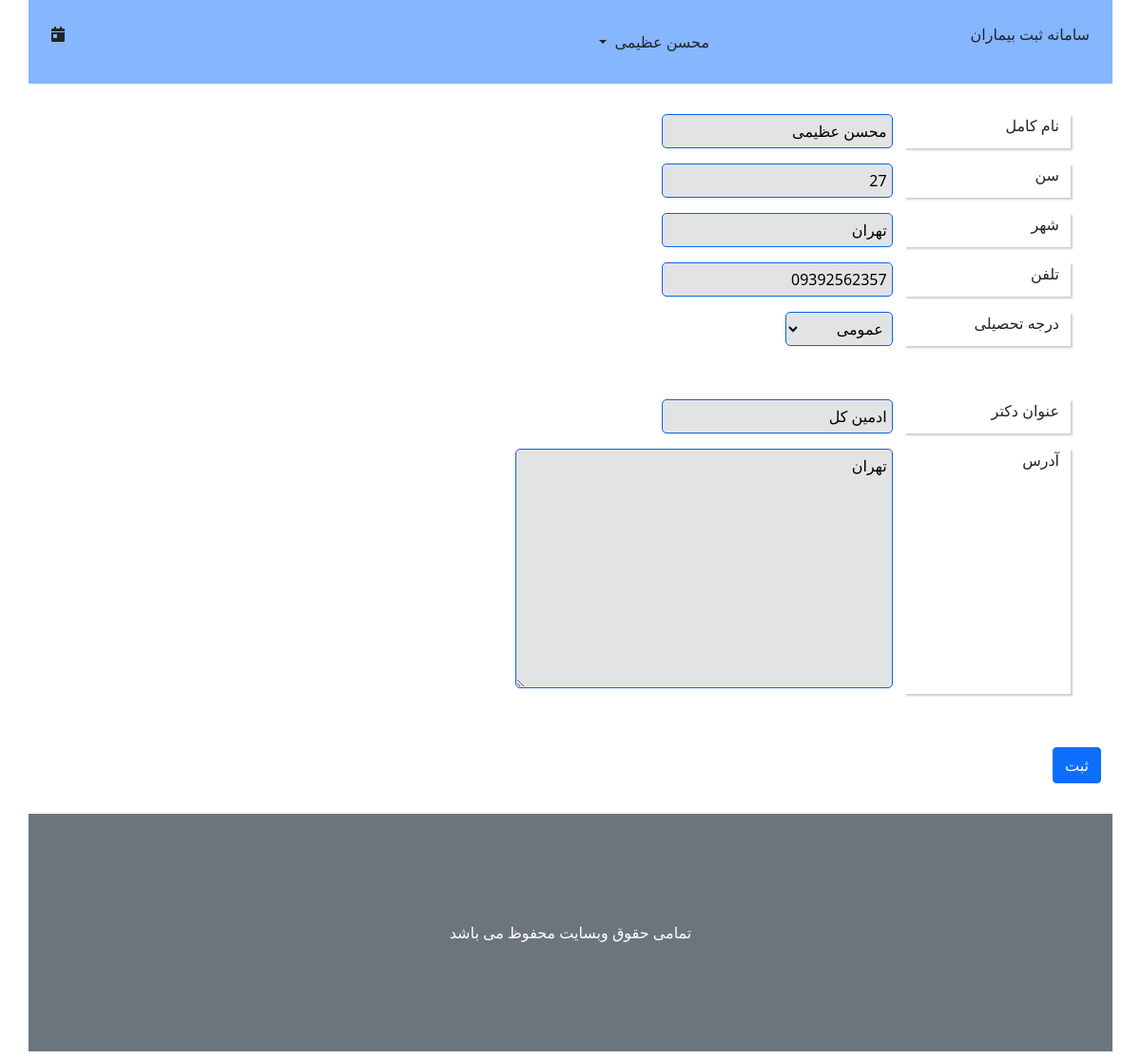
Before: /editDoctorInfo/ (signed in) with the older database file.
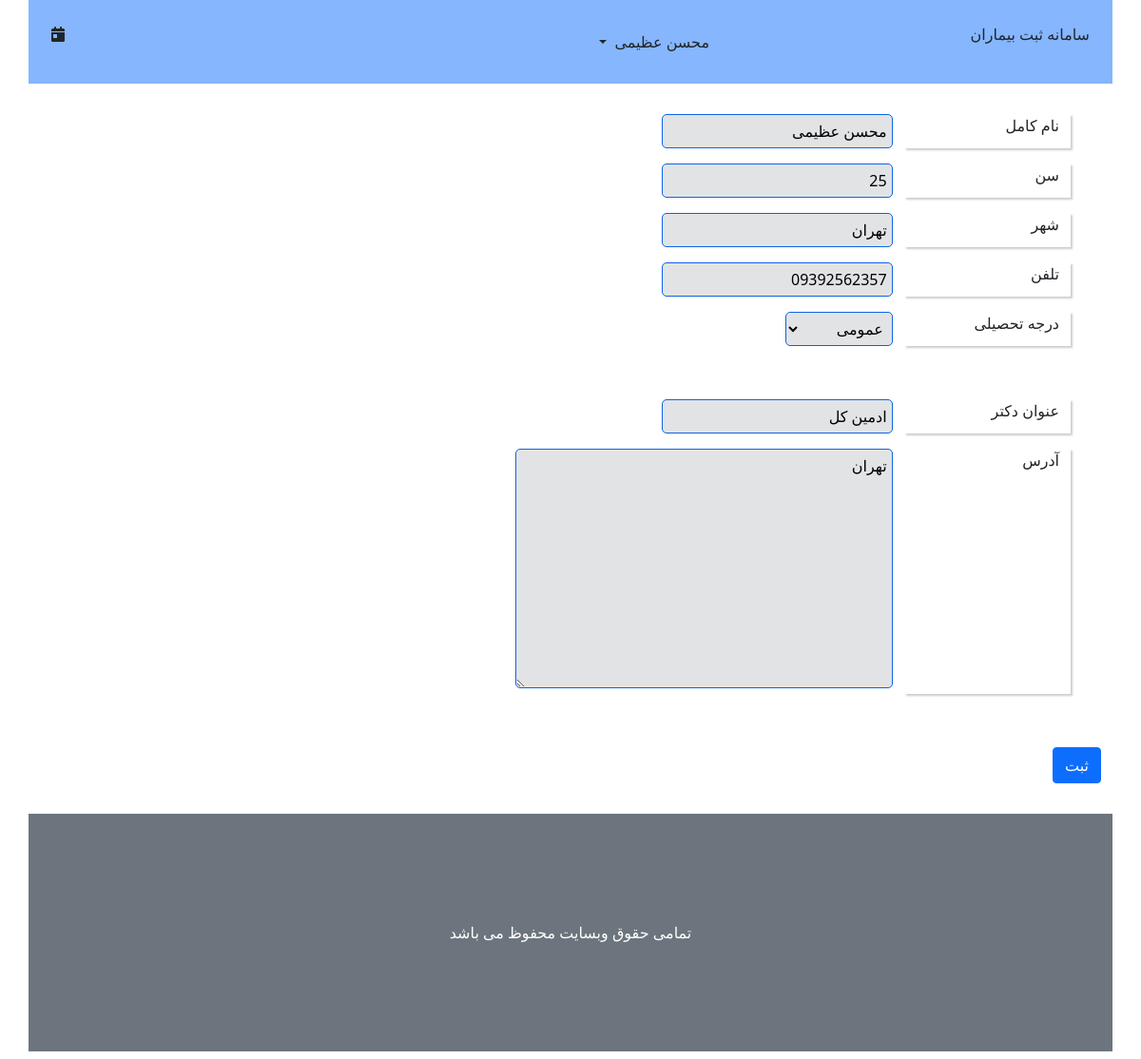
After: the same page with the newer database file.
### account/models.py (models this page shows, shortened)
class profile(models.Model):
    class Meta:
        verbose_name = 'ساخت حساب دکتر'
        verbose_name_plural = 'ساخت حساب دکتر'
    user = models.OneToOneField(User, on_delete=models.CASCADE, verbose_name='حساب کاربری', null=True)
    fullname = models.CharField('نام کامل', max_length=120, default='')
    age = models.IntegerField('سن', null=True)
    city = models.CharField('شهر', max_length=50, null=True)
    phone = models.CharField('تلفن', max_length=12, null=True)
    Secretary, Doctor, AdminSystem = 0, 1, 2
    role_list = [(Secretary, 'منشی (سطح 0)'), (Doctor, 'دکتر (سطح 1)'), (AdminSystem, 'ادمین سیستم (سطح 3)')]
    role = models.IntegerField(choices=role_list, null=True, default=0, blank=True)
    General, Specialist, SuperSpecialist = 0, 1, 2
    deg = [(General, 'عمومی'), (Specialist, 'تخصص'), (SuperSpecialist, 'فوق تخصص')]
    degree = models.IntegerField('درجه تحصیلی', choices=deg, null=True, blank=True)
    title = models.CharField('عنوان دکتر', null=True, max_length=50)
    address = models.TextField('آدرس', null=True)

### visit/views.py (the view)
# urls.py: path('editDoctorInfo/', edit_info, name='edit_info'),
@login_required
def edit_info(request):
    edit_doctor = EditDoctorInformation(request.POST or None, instance=request.user.profile)
    if request.method == 'POST':
        if edit_doctor.is_valid:
            edit_doctor.save(commit=True)
            return redirect('visit:main_page')
    context = {
        'edit_doctor': edit_doctor,
        'date': time_now
    }
    return render(request, 'visit/edit_info.html', context)

### visit/forms.py
class EditDoctorInformation(forms.ModelForm):
    class Meta:
        model = profile
        exclude = ['user', 'role']

### visit/templates/visit/edit_info.html (shortened to what this page needs)
{% extends "visit/_base.html" %}
{% block main %}
    <form action="" method="post">
        <div class="modal-body">
            <div class="">
                    {% include "visit/_form.html" with field=edit_doctor.fullname lbl_size=2 %}
                    {% include "visit/_form.html" with field=edit_doctor.age lbl_size=2 %}
                    {% include "visit/_form.html" with field=edit_doctor.city lbl_size=2 %}
                    {% include "visit/_form.html" with field=edit_doctor.phone lbl_size=2 %}
                    {% include "visit/_form.html" with field=edit_doctor.degree lbl_size=2 %}
                    <br/>
                    {% include "visit/_form.html" with field=edit_doctor.title lbl_size=2 %}
                    {% include "visit/_form.html" with field=edit_doctor.address lbl_size=2 %}
            </div>
        </div>
        <button class="btn btn-primary my-4" type="submit">ثبت</button>
    </form>
{% endblock %}

### visit/templates/visit/_form.html
<div class="row m-3">
    <div class="col-{{ lbl_size }} lbl">
        <label for="{{ field.id_for_label }}">{{ field.label }}</label>
    </div>
    <div class="col-4">
        {{ field }}
    </div>
</div>

Changed rows visible on the page:
changed profile "محسن عظیمی": age "27" → "25"
